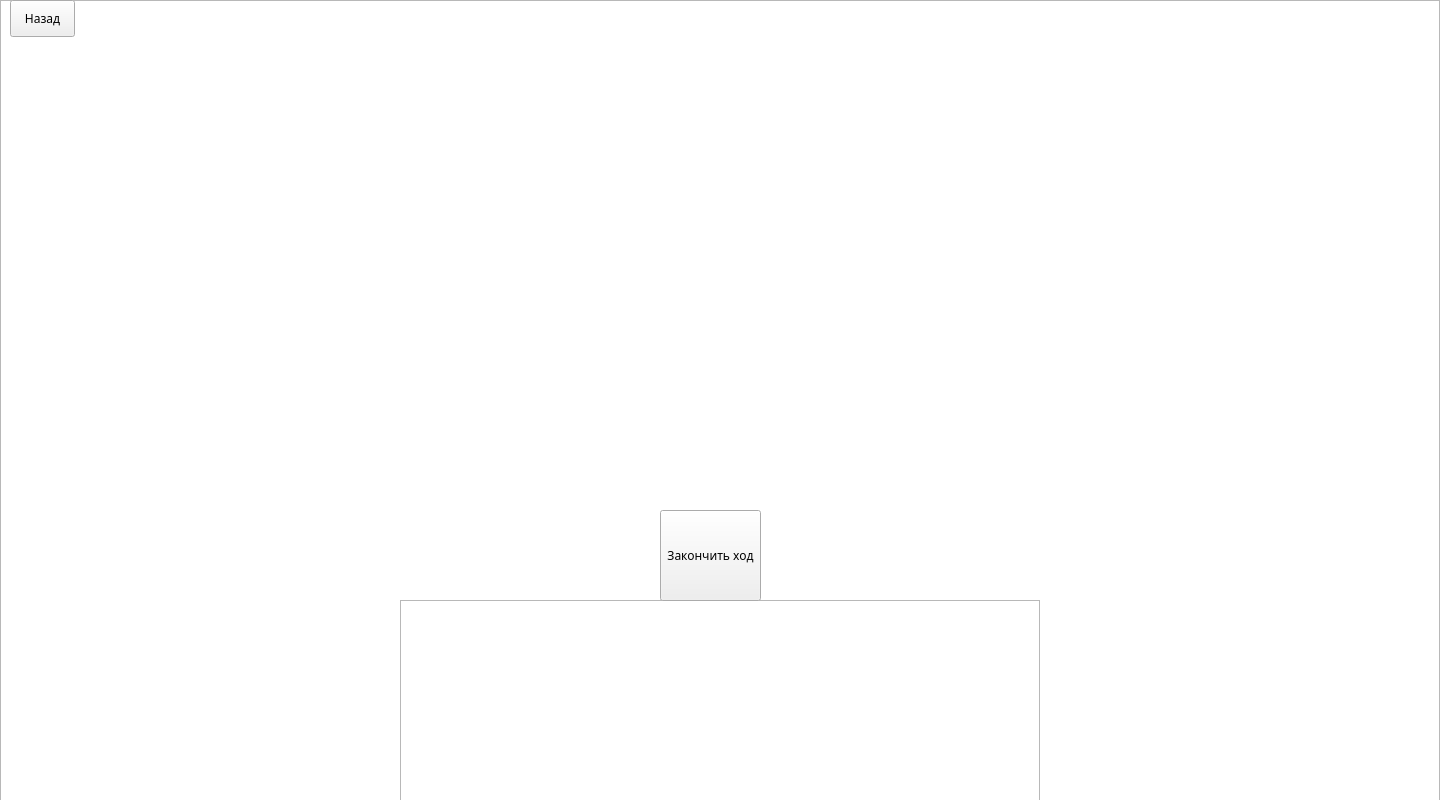
<?xml version="1.0" encoding="UTF-8"?>
<ui version="4.0">
 <class>GameScene</class>
 <widget class="QWidget" name="GameScene">
  <property name="geometry">
   <rect>
    <x>0</x>
    <y>0</y>
    <width>1440</width>
    <height>800</height>
   </rect>
  </property>
  <property name="windowTitle">
   <string>Form</string>
  </property>
  <widget class="QPushButton" name="pushButton_Back">
   <property name="geometry">
    <rect>
     <x>10</x>
     <y>0</y>
     <width>65</width>
     <height>37</height>
    </rect>
   </property>
   <property name="font">
    <font>
     <family>Noteworthy</family>
    </font>
   </property>
   <property name="text">
    <string>Назад</string>
   </property>
  </widget>
  <widget class="QGraphicsView" name="graphicsView">
   <property name="geometry">
    <rect>
     <x>0</x>
     <y>0</y>
     <width>1440</width>
     <height>900</height>
    </rect>
   </property>
   <property name="verticalScrollBarPolicy">
    <enum>Qt::ScrollBarAlwaysOff</enum>
   </property>
   <property name="horizontalScrollBarPolicy">
    <enum>Qt::ScrollBarAlwaysOff</enum>
   </property>
  </widget>
  <widget class="QGraphicsView" name="deck">
   <property name="geometry">
    <rect>
     <x>400</x>
     <y>600</y>
     <width>640</width>
     <height>359</height>
    </rect>
   </property>
   <property name="sizePolicy">
    <sizepolicy hsizetype="Ignored" vsizetype="Ignored">
     <horstretch>0</horstretch>
     <verstretch>0</verstretch>
    </sizepolicy>
   </property>
   <property name="verticalScrollBarPolicy">
    <enum>Qt::ScrollBarAlwaysOff</enum>
   </property>
   <property name="horizontalScrollBarPolicy">
    <enum>Qt::ScrollBarAlwaysOff</enum>
   </property>
  </widget>
  <widget class="QPushButton" name="pushButton_Move">
   <property name="geometry">
    <rect>
     <x>660</x>
     <y>510</y>
     <width>101</width>
     <height>91</height>
    </rect>
   </property>
   <property name="font">
    <font>
     <family>Noteworthy</family>
    </font>
   </property>
   <property name="text">
    <string>Закончить ход</string>
   </property>
  </widget>
  <widget class="QLabel" name="label">
   <property name="geometry">
    <rect>
     <x>0</x>
     <y>0</y>
     <width>1440</width>
     <height>900</height>
    </rect>
   </property>
   <property name="text">
    <string/>
   </property>
  </widget>
  <zorder>label</zorder>
  <zorder>graphicsView</zorder>
  <zorder>deck</zorder>
  <zorder>pushButton_Back</zorder>
  <zorder>pushButton_Move</zorder>
 </widget>
 <tabstops>
  <tabstop>graphicsView</tabstop>
  <tabstop>deck</tabstop>
  <tabstop>pushButton_Back</tabstop>
 </tabstops>
 <resources/>
 <connections/>
</ui>
